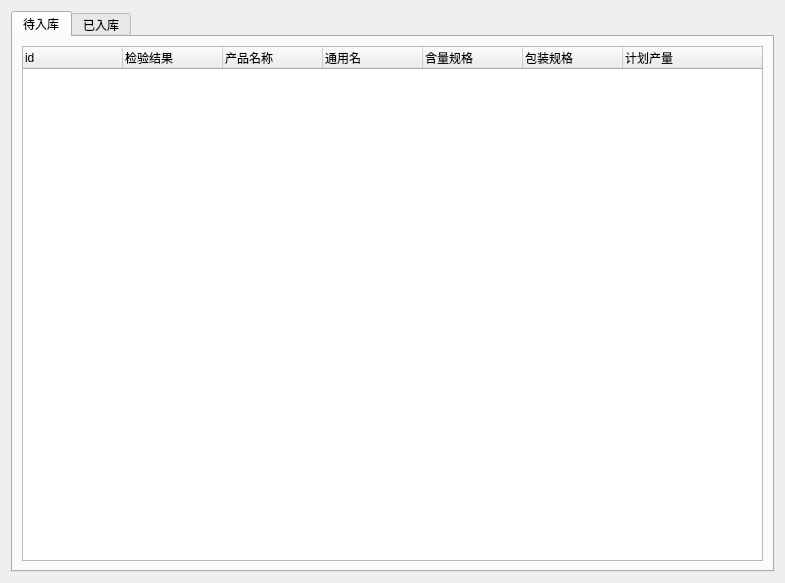
<?xml version="1.0" encoding="UTF-8"?>
<ui version="4.0">
 <class>Form</class>
 <widget class="QWidget" name="Form">
  <property name="geometry">
   <rect>
    <x>0</x>
    <y>0</y>
    <width>785</width>
    <height>583</height>
   </rect>
  </property>
  <property name="windowTitle">
   <string>Form</string>
  </property>
  <layout class="QGridLayout" name="gridLayout">
   <item row="0" column="0">
    <widget class="QTabWidget" name="tabWidget">
     <property name="currentIndex">
      <number>0</number>
     </property>
     <widget class="QWidget" name="tab_0">
      <attribute name="title">
       <string>待入库</string>
      </attribute>
      <layout class="QGridLayout" name="gridLayout_2">
       <item row="0" column="0">
        <widget class="QTreeWidget" name="treeWidget_prodlist">
         <column>
          <property name="text">
           <string>id</string>
          </property>
         </column>
         <column>
          <property name="text">
           <string>检验结果</string>
          </property>
         </column>
         <column>
          <property name="text">
           <string>产品名称</string>
          </property>
         </column>
         <column>
          <property name="text">
           <string>通用名</string>
          </property>
         </column>
         <column>
          <property name="text">
           <string>含量规格</string>
          </property>
         </column>
         <column>
          <property name="text">
           <string>包装规格</string>
          </property>
         </column>
         <column>
          <property name="text">
           <string>计划产量</string>
          </property>
         </column>
        </widget>
       </item>
      </layout>
     </widget>
     <widget class="QWidget" name="tab_1">
      <attribute name="title">
       <string>已入库</string>
      </attribute>
     </widget>
    </widget>
   </item>
  </layout>
 </widget>
 <resources/>
 <connections/>
</ui>
